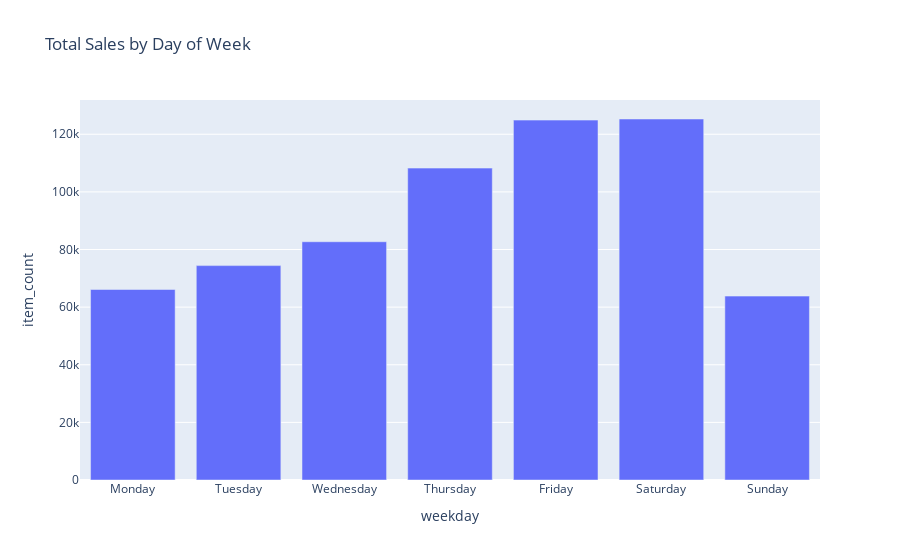

This figure's notebook cell:
### Code cell
day_order = ["Monday", "Tuesday", "Wednesday", "Thursday", "Friday", "Saturday", "Sunday"]

df_plot = df[['weekday','item_count']].groupby(['weekday']).sum().reset_index() # Obtain data aggregated by weekday.
df_plot = df_plot.set_index("weekday").loc[day_order].reset_index() # Sort by day of week

fig = px.bar(df_plot, x='weekday', y='item_count', title='Total Sales by Day of Week')
fig.show()

### Figure 1 — Plotly figure (JSON) as saved in the notebook; plotly's stock layout.template omitted (floating-point values rounded to 4 significant figures)
{"data": [{"alignmentgroup": "True", "hovertemplate": "weekday=%{x}<br>item_count=%{y}<extra></extra>", "legendgroup": "", "marker": {"color": "#636efa", "pattern": {"shape": ""}}, "name": "", "offsetgroup": "", "orientation": "v", "showlegend": false, "textposition": "auto", "type": "bar", "x": ["Monday", "Tuesday", "Wednesday", "Thursday", "Friday", "Saturday", "Sunday"], "xaxis": "x", "y": [66118, 74408, 82694, 108250, 124906, 125296, 63821], "yaxis": "y"}], "layout": {"barmode": "relative", "legend": {"tracegroupgap": 0}, "title": {"text": "Total Sales by Day of Week"}, "xaxis": {"anchor": "y", "domain": [0, 1], "title": {"text": "weekday"}}, "yaxis": {"anchor": "x", "domain": [0, 1], "title": {"text": "item_count"}}}}
